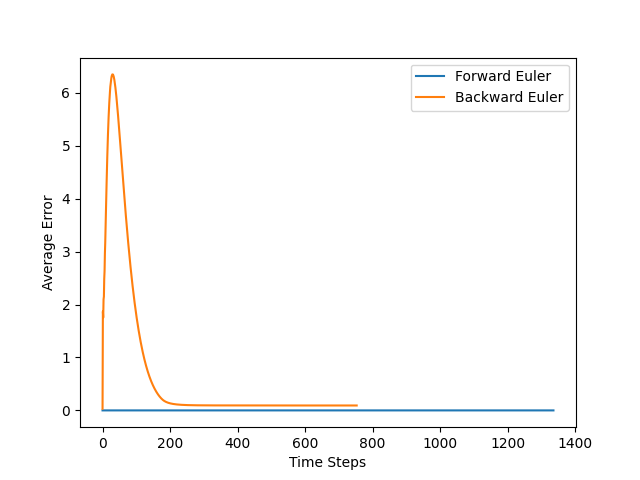

This figure's Python source:
import matplotlib.pyplot as plt

error_values_0 = []
error_values_1 = []

with open("output0.txt","r") as f:
    for line in f:
        error_values_0.append(float(line))
        
with open("output1.txt","r") as f:
    for line in f:
        error_values_1.append(float(line))        
        
plt.plot(error_values_0, label = "Forward Euler")
plt.plot(error_values_1, label = "Backward Euler")
plt.xlabel('Time Steps')
plt.ylabel('Average Error')
plt.legend()
plt.show()
